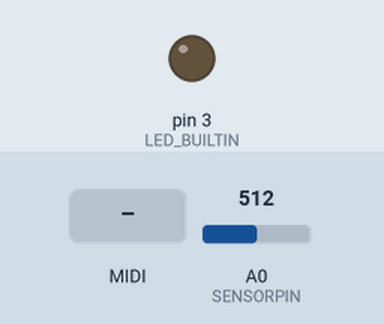
Recording of a sketch running on a simulated Arduino Uno, built with avr-gcc and run on an emulated ATmega328P. Shown: output pins drawn as LEDs (lit = HIGH). The test bench sets the inputs (shaded band); at power-on: A0 (SENSORPIN) = 512. MIDI output is not drawn; random numbers use the default seed unless the sketch sets one.

Above: at 1.2 s.
1.3 s: MIDI note 36 received
At 1.45 s:
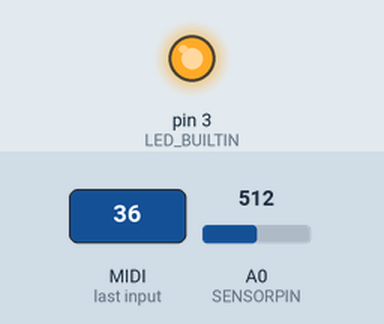
Timing chart, 0 to 4.3 s (numbered marks = the images above; inputs shaded):
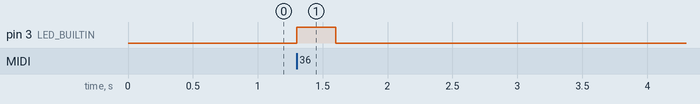

The sketch:

11-Velocity_RandomNote_Scaled_Sync_CC.ino
```cpp
// Simple example of playing a random  MIDI note on a certain scale and in a tempo based on MIDI clock sync.
// The level of a potentiometer ( sensor) controls a control change parameter of the synth
// by Michel Gutlich for the Resonant Frequencies workshop #1

#define LED_BUILTIN 3  // A led is attached to pin 3 to have some visual indication of what is happening
#define SENSORPIN A0 // The potentiometer is connected to A0
#define VELOCITYPIN A1 //The lightsensor is connected to A1

// We are goin to use the FortySevenEffects MIDI library. Make sure it downloaded and installed through the Library Manager
//https://github.com/FortySevenEffects/arduino_midi_library
#include <MIDI.h>

MIDI_CREATE_DEFAULT_INSTANCE();  //Create a standard instance of a hardware Serial Port MIDI device

int channel = 1;  //The MIDI channel we are going to send messages to. Make this the channel number your synthesizer is set on. Channel numbers are between 1 and 16

int note = 42;  //The note number we are going send. Note numbers are between 0 and 127

int velocity = 100;  //The velocity ( volume) of the note we are going to send. Velocty value are between 0 and 127

int velScale = 4;  // scale factor for the velocity readings

bool debug = false;  //Set this to false to turn off debugging to the USB serial port

int numNotesInScale;  //This will hold the number of notes in a scale

int scale = 1;  //This parameter will set the type of scale , 0 = chromatic, 1 = pentatatonic and 2 = blues scale
int range = 12; //The range of the random note to choose from
int transpose = 24; //The amount of notes transposed according to the root note choosen by random

int playing;  //This will hold a temporary value of the note  that is selected for playing after mapping it to a scale

int step = 8;  //MIDI clock is defined at 24 'clicks' for a quarter note. This is the number of 'clicks' that stands for a step

int click = 0;  // This will hold the MIDI clock clicks count

int playStatus = 1; // //This is our play status ; 0 = stopped , 1 = playing , 2 = continue ( does not reset the click count, so start were it left off)

int gateLength = 50; //This holds the gate length of the notes we are playing

int lastNotePlayed; //This will hold the last note played

long clock_timer; //This will store our clock timer value

int ccNo = 105; //This holds the control change number of the parameter of the synth we are going to change

int ccValue; //This will hold the value of the control change message
int lastCcValue; //This holds the last control change value we sended
int minSensorValue = 0; //This will hold the minimum value of the sensor being read
int maxSensorValue = 1023;  //This will hold the maximum value of the sensor being read
int minCcValue = 0; //This is the minimum control change value thats being send
int maxCcValue = 127; //This is the maximum control change value thats being send

void setup() {
  if (debug) Serial.begin(115200);  //Setup the USB serial port for debugging if the boolean 'debug' is true


  pinMode(LED_BUILTIN, OUTPUT);  //Set the pin where the led is attached to as an output

  // Connect the handleNoteOn function to the library,
  // so it is called upon reception of a NoteOn.
  MIDI.setHandleNoteOn(handleNoteOn);  // Put only the name of the function

  // Do the same for NoteOffs
  MIDI.setHandleNoteOff(handleNoteOff);
  // Connect the handleControlChange function to the library, so it is called upon reception of a ControlChange.
  MIDI.setHandleControlChange(handleControlChange);
  //The same for the reception of clock, start, stop and continue
  MIDI.setHandleClock(handleClock);
  MIDI.setHandleStart(handleStart);
  MIDI.setHandleContinue(handleContinue);
  MIDI.setHandleStop(handleStop);

  MIDI.begin(MIDI_CHANNEL_OMNI);  // Launch MIDI and listen on all channels
}

void loop() {

  MIDI.read();  // Listen for incomming MIDI messages. It's a good thing to always implement this function in your own code

  ccValue = map( analogRead(SENSORPIN), minSensorValue, maxSensorValue ,minCcValue, maxCcValue);

  //Because we don't want to miss any clock pulses we make sure the last played note is turned off after the amount off gateLength
  if ((clock_timer > 0) && (millis() - clock_timer >= gateLength)) {
    handleNoteOff(channel, lastNotePlayed, 0); //Send note off for the last played note
    digitalWrite(LED_BUILTIN, LOW);  //Turn off the led
    clock_timer = 0; //Reset the clock timer
  }
}
```

MidiCallBacks.ino
```cpp
// -----------------------------------------------------------------------------

// This function will be automatically called when a NoteOn is received.
// It must be a void-returning function with the correct parameters,
// see documentation here:
// https://github.com/FortySevenEffects/arduino_midi_library/wiki/Using-Callbacks

void handleNoteOn(byte channel, byte note, byte velocity) {
  // Do whatever you want when a note is pressed.
  digitalWrite(LED_BUILTIN, HIGH);
  // if(debug) Serial.println(note); //Send the value to the USB Serial portfor debugging if the boolean 'debug' is true
  MIDI.sendNoteOn(note, velocity, channel);  // Send the note with a velocity on a channel

  // Try to keep your callbacks short (no delays ect)
  // otherwise it would slow down the loop() and have a bad impact
  // on real-time performance.
}

void handleNoteOff(byte channel, byte note, byte velocity) {
  MIDI.sendNoteOff(note, 0, channel);  // Stop the note
  digitalWrite(LED_BUILTIN, LOW);      //Turn off the led
}

void handleControlChange(byte channel, byte number, byte value) {
}

void handleClock() {
  if (playStatus == 1) {

 if(ccValue != lastCcValue){
    MIDI.sendControlChange(ccNo, ccValue, channel);
    lastCcValue = ccValue;
  }

    if (click == step) {

      velocity = analogRead(VELOCITYPIN) / velScale;  // Read analog port A1 and put the value in the parameter velocity. The value will be between 0 and 1023 zo we have to divide it by a scale factor to be in range

      note = setScale(random(range), scale, transpose);  //Choose a random note number between 0 and 127, scale it and transpose it

      handleNoteOn(channel, note, velocity);  //Play the calculated note

      clock_timer = millis();  //Store the current time in milliseconds in clock_timer to compare it later with the elapsed time to

      lastNotePlayed = note;  // Remember the last played note

      click = 0;  //Reset the click counter
    }

    click++;  //Advance the click counter by 1
  }
}

void handleStart() {
  playStatus = 1;  //Set the play status to 1 ( playing)
  if (debug) Serial.println("Playing");
}

void handleStop() {
  playStatus = 0;  //Set the play status to 0 ( stopped)
  click = 0;       //Reset the click counter -> If we restart we start from the beginning
  if (debug) Serial.println("Stopped");
}


void handleContinue() {
  playStatus = 2;  //Set the play status to 2 ( continue), we start were we left off
  if (debug) Serial.println("Continu");
}
```

Source omitted: scales.ino (data table, 2444 bytes)

Measured:
- after the input at 1.3 s, pin 3 (LED_BUILTIN): LOW → HIGH at once, → LOW 0.30 s later
